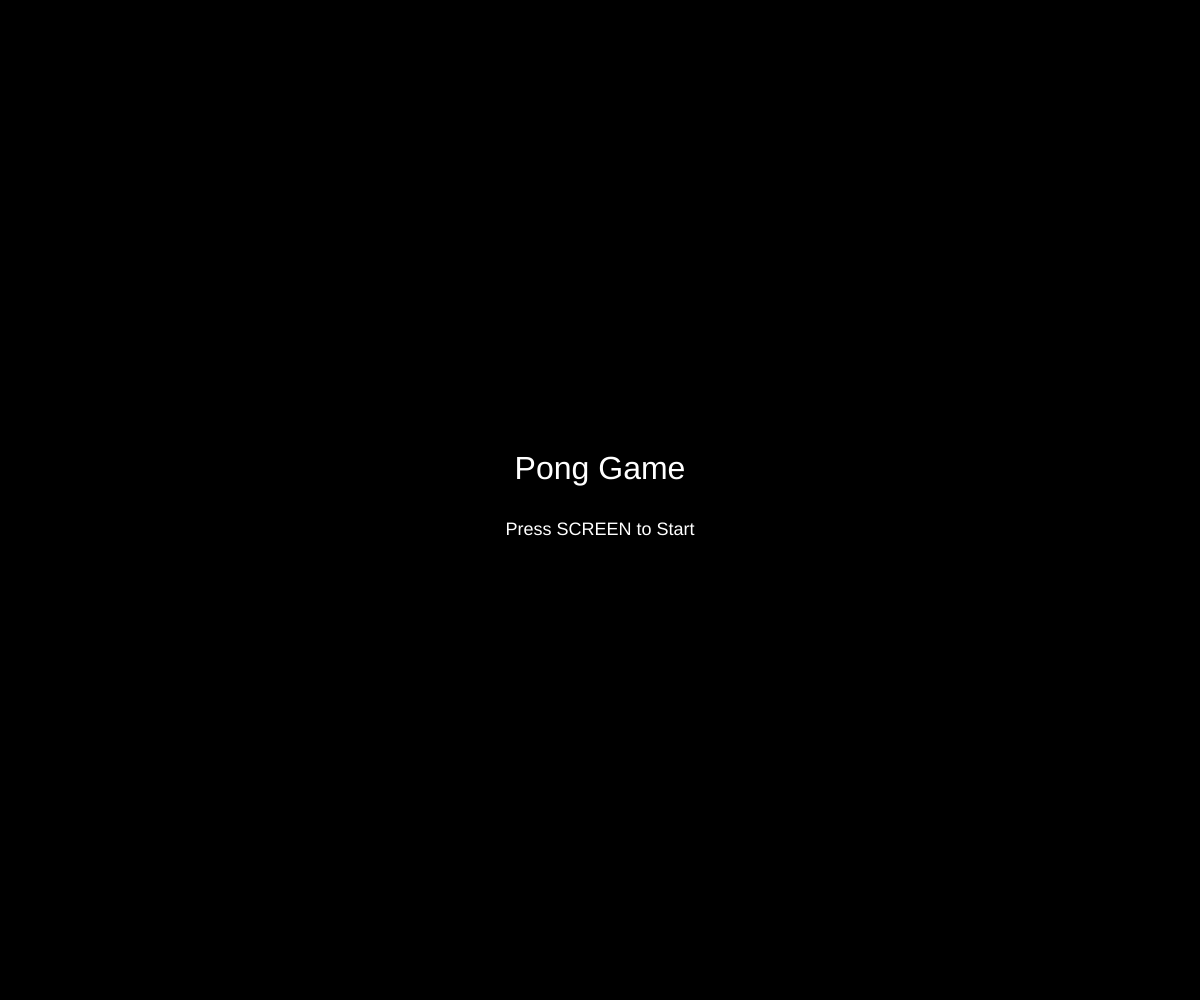
Frame 1 (no input)
Frame 60 (no input): identical to frame 1, image omitted
Frame 120 (the mouse pressed at the canvas centre since frame 60): blank canvas, image omitted

The p5.js sketch that drew this single still picture (run headless with seeded random() and noise() and a simulated clock; from frame 60 on, the mouse is pressed at the canvas centre):

// p5.js sketch
// ── sketch.js
// Anamol Dhakal
// CS30 Period 3
// extra for experts: I pretty much only used functions and logic explained in claass so I don't have anything for it.

let leftPaddleY;
let rightPaddleY;
let paddleWidth = 10;
let paddleHeight = 80;
let ball;
let ballSpeedX;
let ballSpeedY;
let gameStarted = false;
let playerScore = 0;
let aiScore = 0;

function setup() {
  createCanvas(windowWidth, windowHeight);
  noStroke();
  leftPaddleY = height / 2 - paddleHeight / 2;
  rightPaddleY = height / 2 - paddleHeight / 2;
  ball = createBall();
  ballSpeedX = 8.5;
  ballSpeedY = 8.5;
}

function draw() {
  background(0);
  
  if (!gameStarted){
    screenPressed();
  }
    
  console.log(keyCode);

  if (gameStarted) {
    // Draw paddles and ball
    fill(255);
    rect(10, leftPaddleY, paddleWidth, paddleHeight);
    rect(width - 20, rightPaddleY, paddleWidth, paddleHeight);
    drawBall(ball);

    // Move paddles with keyboard
    if (keyIsDown(87) && leftPaddleY > 0) {
      leftPaddleY -= 5; // "W" key moves up (left player)
    }
    if (keyIsDown(83) && leftPaddleY < height - paddleHeight) {
      leftPaddleY += 5; // "S" key moves down (left player)
    }
    if (keyIsDown(38) && rightPaddleY > 0) {
      rightPaddleY -= 5; // "UP ARROW" key moves up (left player)
    }
    if (keyIsDown(40) && rightPaddleY < height - paddleHeight) {
      rightPaddleY += 5; // "DOWN ARROW" key moves down (left player)
    }

    // AI for the right paddle
    //let rightPaddleCenter = rightPaddleY + paddleHeight / 2;
    //if (rightPaddleCenter < ball.y - 15) {
    //  rightPaddleY += 5;
    //} 
    //else if (rightPaddleCenter > ball.y + 15) {
    //  rightPaddleY -= 5;
    //}
    
    

    // Update ball position
    ball.x += ballSpeedX;
    ball.y += ballSpeedY;

    // Ball-wall collisions
    if (ball.y < 0 || ball.y > height) {
      ballSpeedY *= -1;
    }

    // Ball-paddle collisions
    if (
      ball.x < 20 + paddleWidth &&
        ball.x > 20 &&
        (ball.y > leftPaddleY &&
        ball.y < leftPaddleY + paddleHeight) ||
        (ball.x > width - 30 - paddleWidth &&
        ball.x < width - 30 &&
        ball.y > rightPaddleY &&
        ball.y < rightPaddleY + paddleHeight)
    ) {
      ballSpeedX *= -1;
    }

    // Ball out of bounds (score)
    if (ball.x < 0) {
      aiScore++;
      resetGame();
    } 
    else if (ball.x > width) {
      playerScore++;
      resetGame();
    }

    // Display scores
    textSize(32);
    fill(255);
    text(playerScore + " - " + aiScore, width / 2, 30);
  } 
  else {
    // Start screen
    fill(255);
    textSize(32);
    textAlign(CENTER, CENTER);
    text("Pong Game", width / 2, height / 2 - 30);
    textSize(18);
    text("Press SCREEN to Start", width / 2, height / 2 + 30);
  }
}

function createBall() {
  return {
    x: width / 2,
    y: height / 2,
    diameter: 20,
  };
}

function drawBall(ball) {
  fill(255);
  ellipse(ball.x, ball.y, ball.diameter);
}

function resetGame() {
  gameStarted = false;
  ball = createBall();
  ballSpeedX = random() > 0.5 ? 8.5 : -8.5; // Randomize ball direction
  ballSpeedY = random() > 0.5 ? 8.5 : -8.5;
  leftPaddleY = height / 2 - paddleHeight / 2;
  rightPaddleY = height / 2 - paddleHeight / 2;
}

function screenPressed() {
  if (mouseIsPressed){
    // Start the game when MOUSE key is pressed
    if (!gameStarted) {
      gameStarted = true;
    } 
    else {
      // Reset scores and ball position
      playerScore = 0;
      aiScore = 0;
      resetGame();
    }
  }
}
